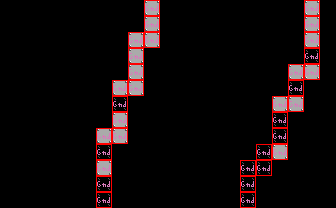

A level layout from a 2D game, rendered from its tile map. Below: a short description, then the map file with its tile-grid data intact:
An orthogonal 21x13 tile map with 16x16 px tiles, 2 tile layers (bg, col), 2 tilesets.

<map version="1.5" tiledversion="1.5.0" orientation="orthogonal" renderorder="right-down" width="21" height="13" tilewidth="16" tileheight="16" infinite="0" nextlayerid="4" nextobjectid="17">
 <tileset firstgid="1" source="tileset.tsx" />
 <tileset firstgid="241" source="obj.tsx" />
 <layer id="1" name="bg" width="21" height="13">
  <data encoding="csv">
18,18,18,18,18,18,18,18,18,80,18,18,18,18,18,20,20,20,18,80,18,
20,18,18,18,18,18,18,18,18,80,18,18,18,18,18,18,18,18,18,80,18,
18,20,18,18,18,18,18,18,80,80,18,18,18,18,18,18,18,18,18,80,18,
18,18,18,18,18,18,18,18,80,18,18,18,18,18,18,18,18,18,18,99,18,
18,18,18,18,18,18,18,18,80,18,18,18,18,18,18,18,18,18,80,80,20,
18,18,18,18,18,18,18,80,80,18,18,18,18,18,20,18,18,18,99,20,20,
18,18,18,18,18,18,18,99,18,18,18,18,18,18,18,18,18,80,80,20,20,
18,18,18,18,18,18,18,80,18,18,18,18,18,18,18,18,18,99,18,20,20,
18,18,18,18,18,18,80,80,18,18,18,57,57,18,18,18,18,99,18,20,20,
18,18,18,18,18,18,99,18,18,18,18,57,57,57,57,57,99,80,57,57,57,
18,20,18,18,18,18,80,18,18,18,18,57,57,57,57,99,99,57,20,57,57,
18,18,18,18,18,18,99,18,18,18,18,20,20,57,57,99,57,57,57,57,57,
20,20,18,18,18,18,99,18,18,18,18,18,18,18,18,99,57,57,20,57,57
</data>
 </layer>
 <layer id="2" name="col" width="21" height="13">
  <data encoding="csv">
241,241,241,241,241,241,241,241,241,242,241,241,241,241,241,241,241,241,241,242,241,
241,241,241,241,0,0,0,241,0,242,241,0,241,241,241,241,241,241,241,242,241,
241,241,241,241,241,0,0,241,242,242,241,241,241,241,241,241,241,241,241,242,241,
241,241,241,241,241,0,241,241,242,241,241,241,241,241,241,241,241,241,241,242,241,
241,241,241,241,241,241,241,241,242,241,241,241,241,241,241,241,241,241,242,242,241,
241,241,241,241,241,241,241,242,242,241,241,241,241,241,241,241,241,241,242,241,241,
241,241,241,241,241,241,241,242,241,241,241,241,241,241,241,241,241,242,242,241,241,
241,241,241,241,241,241,241,242,241,241,241,241,241,241,241,241,241,242,241,241,241,
241,241,241,241,241,241,242,242,241,241,241,241,241,241,241,241,241,242,241,241,241,
241,241,241,241,241,241,242,241,241,241,241,241,241,241,241,241,242,242,241,241,241,
241,241,241,241,241,241,242,241,241,241,241,241,241,241,241,242,242,241,241,241,241,
241,241,241,241,241,241,242,241,241,241,241,241,241,241,241,242,241,241,241,241,241,
241,241,241,241,241,241,242,241,241,241,241,241,241,241,241,242,241,241,241,241,241
</data>
 </layer>
 <objectgroup id="3" name="obj">
  <properties>
   <property name="string_id" type="int" value="1" />
  </properties>
 </objectgroup>
</map>
